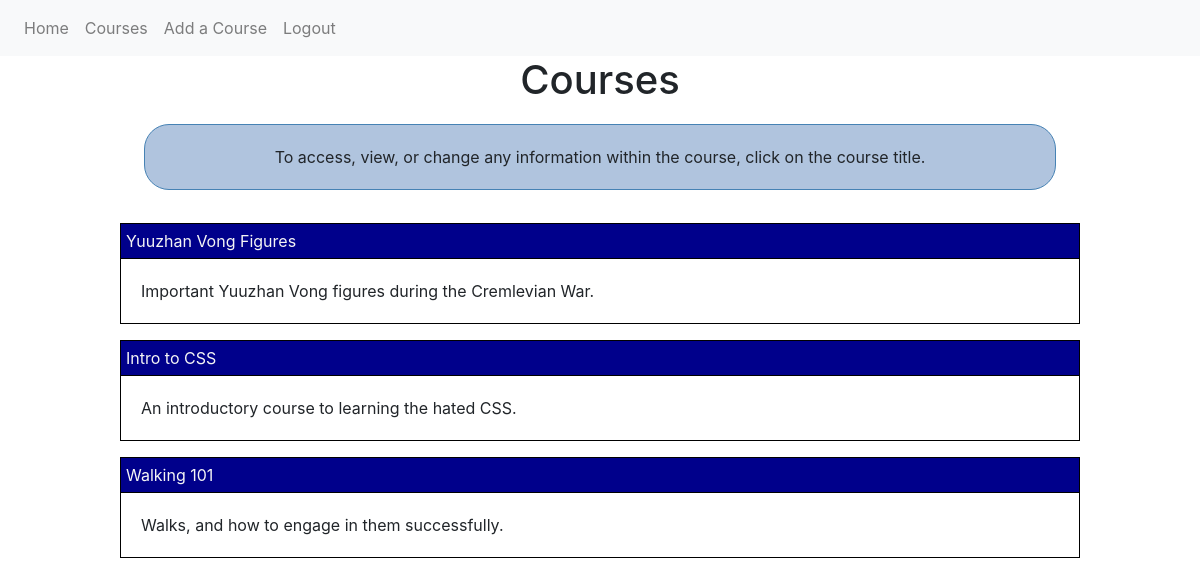
Before: /course/home (signed in) with the older database file.
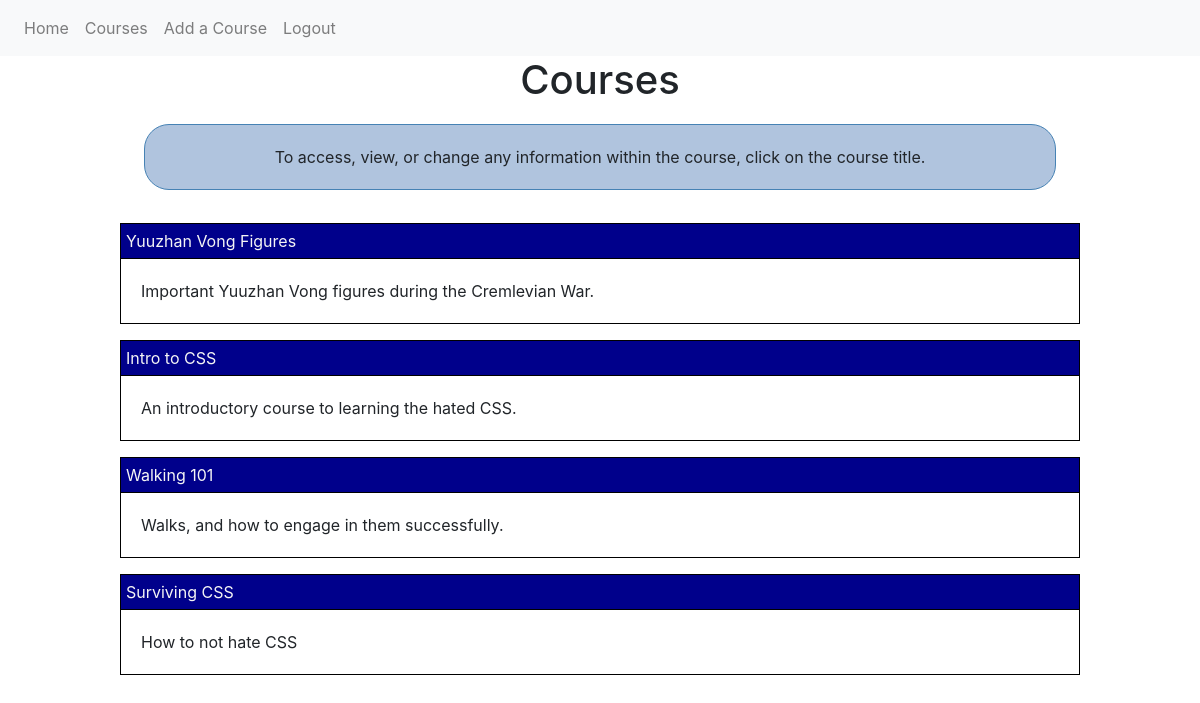
After: the same page with the newer database file.
### guide_and_teach/models.py (models this page shows, shortened)
class Course(db.Model):
    id = db.Column(db.Integer, primary_key=True)
    course_title = db.Column(db.String(100), nullable=False)
    course_desc = db.Column(db.Text, nullable=False)
    user_id = db.Column(db.Integer, db.ForeignKey('user.id'), nullable=False)
    student = db.relationship('Student', backref='course', lazy=True)

### guide_and_teach/routes.py (the view)
@app.route('/course/home')
@login_required
def course_home():
    courses = Course.query.all()
    return render_template('courses_page.html', title='Courses', courses=courses)

### guide_and_teach/models.py (called while the page is built)
@login_manager.user_loader
def load_user(user_id):
    return User.query.get(int(user_id))

### guide_and_teach/templates/courses_page.html
{% extends "layout.html" %}
{% block content %}
    <h1>Courses</h1>
    <div class="about">
    <div class="course_desc">
        <p>To access, view, or change any information within the course, click on the course title.</p>
    </div>
    </div>
    {% for course in courses %}
    {% if course.user == current_user %}
        <article>
            <table>
                <thead>
                    <tr>
                        <td><a class="white" href="{{ url_for('single_course', course_id=course.id) }}">{{ course.course_title }}</a></td>
                    </tr>
                </thead>
                <tbody>
                    <tr>
                        <td>
                            <p>{{ course.course_desc }}</p>
                        </td>
                    </tr>
                </tbody>
            </table>
        </article>
    {% endif %}
    {% endfor %}
{% endblock content %}

### guide_and_teach/templates/layout.html (shortened to what this page needs)
<!DOCTYPE html>
<html>
<head>
    <link rel="stylesheet" href="https://stackpath.bootstrapcdn.com/bootstrap/4.5.2/css/bootstrap.min.css">
    <link rel="stylesheet" type="text/css" href="{{ url_for('static', filename='style.css') }}">
</head>
<body>
    <nav class="navbar navbar-expand-lg navbar-light bg-light">
      {% if current_user.is_authenticated %}
        <div class="" id="navbarSupportedContent">
          <ul class="navbar-nav mr-auto">
            <li class="nav-item">
              <a class="nav-link" href="{{ url_for('home') }}">Home</a>
            </li>
            <li class="nav-item">
              <a class="nav-link" href="{{ url_for('course_home') }}">Courses</a>
            </li>
            <li class="nav-item">
              <a class="nav-link" href="{{ url_for('create_course') }}">Add a Course</a>
            </li>
            <li class="nav-item">
              <a class="nav-link" href="{{ url_for('logout') }}">Logout</a>
            </li>
          </ul>
        </div>
        {% endif %}
      </nav>
    {% block content %}{% endblock %}
</body>
</html>

### guide_and_teach/static/style.css (style rules this page uses)
p { padding: 10px; margin: 5px; }
article { display: flex; flex-direction: column; }
table { border: 1px solid black; border-radius: 10px; margin-top: .5em; margin-bottom: .5em; margin-left: 10%; margin-right: 10%; }
thead { border: 1px solid black; color: whitesmoke; background-color: darkblue; margin: 5px; padding: 1em; }
td { margin: 2px; padding: 5px; }
h1, h2, h4 { text-align: center; }
.course_desc { text-align: center; }
.white { color: whitesmoke; }
.about { margin-left: 12%; margin-right: 12%; margin-top: 20px; margin-bottom: 25px; padding: 5px; border: steelblue solid 1px; border-radius: 25px; background-color: lightsteelblue; }

Changed rows visible on the page:
added Course: course_title "Surviving CSS", course_desc "How to not hate CSS"
